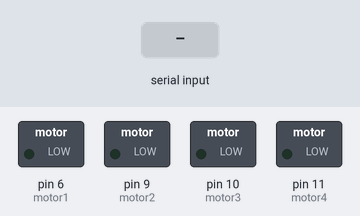
This sketch was run on a simulated Arduino Uno, built with avr-gcc and run on an emulated ATmega328P. Shown: switched loads named in the sketch (green lamp = pin HIGH). Inputs (shaded band) come from the test bench.

Above: at 1.2 s.
1.3 s: "Z1:90\n" received over Serial
At 2.5 s:
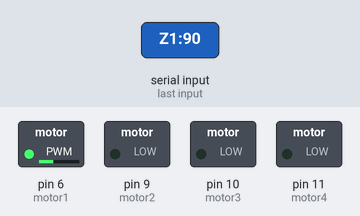
2.8 s: "Z2:90\n" received over Serial
At 3.7 s:
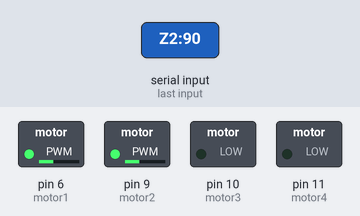
4.3 s: "Z1:\n" received over Serial
At 4.8 s:
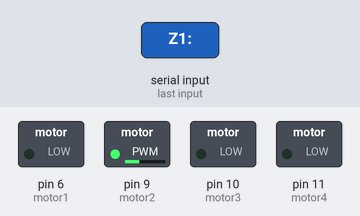
5.8 s: "Z3:90\n" received over Serial
At 7.0 s:
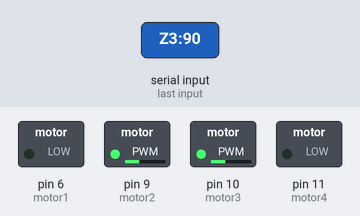
7.3 s: "Z2:\n" received over Serial
At 8.2 s:
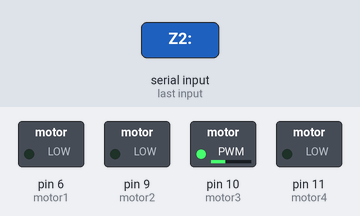
8.8 s: "Z4:90\n" received over Serial
At 9.5 s:
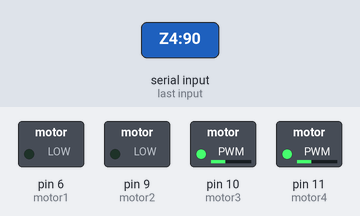
Timing chart, 0 to 11.3 s (numbered marks = the images above; inputs shaded):
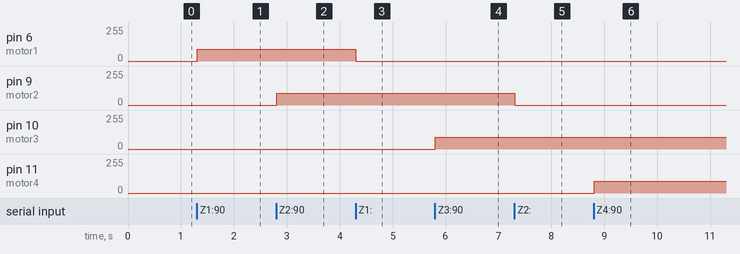

The sketch:

stir.ino
```cpp
const int motor1 = 6;
const int motor2 = 9;
const int motor3 = 10;
const int motor4 = 11;

void setup() {
  Serial.begin(9600);
  pinMode(motor1, OUTPUT);
  pinMode(motor2, OUTPUT);
  pinMode(motor3, OUTPUT);
  pinMode(motor4, OUTPUT);
}

void runZone1(int speed) { analogWrite(motor1, speed); }
void runZone2(int speed) { analogWrite(motor2, speed); }
void runZone3(int speed) { analogWrite(motor3, speed); }
void runZone4(int speed) { analogWrite(motor4, speed); }

void loop() {
  if (Serial.available()) {
    String cmd = Serial.readStringUntil('\n');
    cmd.trim();

    if      (cmd.startsWith("Z1:")) { runZone1(cmd.substring(3).toInt()); }
    else if (cmd.startsWith("Z2:")) { runZone2(cmd.substring(3).toInt()); }
    else if (cmd.startsWith("Z3:")) { runZone3(cmd.substring(3).toInt()); }
    else if (cmd.startsWith("Z4:")) { runZone4(cmd.substring(3).toInt()); }
    else if (cmd == "STOP") {
      runZone1(0); runZone2(0); runZone3(0); runZone4(0);
    }
  }
}
```

Measured:
- after the input at 1.3 s, pin 6 (motor1): 0/255 → 90/255 at once
- after the input at 2.8 s, pin 9 (motor2): 0/255 → 90/255 at once
- after the input at 4.3 s, pin 6 (motor1): 90/255 → 0/255 at once
- after the input at 5.8 s, pin 10 (motor3): 0/255 → 90/255 at once
- after the input at 7.3 s, pin 9 (motor2): 90/255 → 0/255 at once
- after the input at 8.8 s, pin 11 (motor4): 0/255 → 90/255 at once
